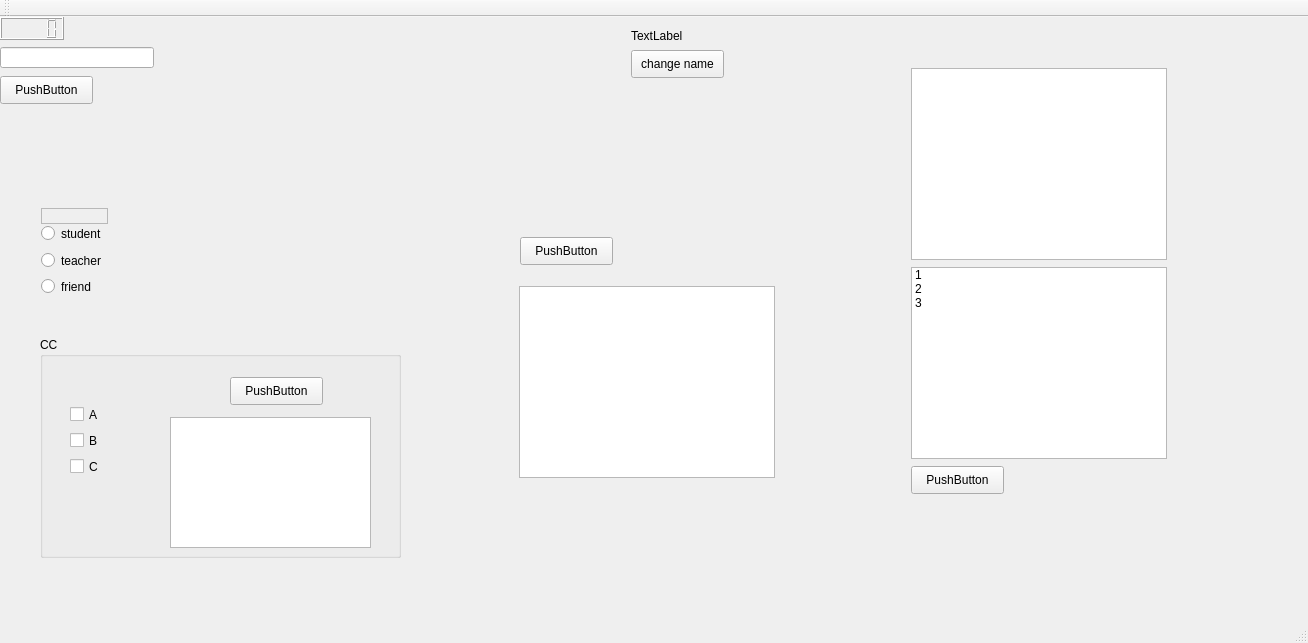
<?xml version="1.0" encoding="UTF-8"?>
<ui version="4.0">
 <class>MainWindow</class>
 <widget class="QMainWindow" name="MainWindow">
  <property name="geometry">
   <rect>
    <x>0</x>
    <y>0</y>
    <width>1308</width>
    <height>643</height>
   </rect>
  </property>
  <property name="windowTitle">
   <string>MainWindow</string>
  </property>
  <widget class="QWidget" name="centralWidget">
   <widget class="QPushButton" name="pushButton">
    <property name="geometry">
     <rect>
      <x>0</x>
      <y>59</y>
      <width>93</width>
      <height>28</height>
     </rect>
    </property>
    <property name="text">
     <string>PushButton</string>
    </property>
   </widget>
   <widget class="QLCDNumber" name="lcdNumber">
    <property name="geometry">
     <rect>
      <x>0</x>
      <y>0</y>
      <width>64</width>
      <height>23</height>
     </rect>
    </property>
   </widget>
   <widget class="QLineEdit" name="lineEdit">
    <property name="geometry">
     <rect>
      <x>0</x>
      <y>30</y>
      <width>154</width>
      <height>21</height>
     </rect>
    </property>
   </widget>
   <widget class="QPushButton" name="pushButton_2">
    <property name="geometry">
     <rect>
      <x>520</x>
      <y>220</y>
      <width>93</width>
      <height>28</height>
     </rect>
    </property>
    <property name="text">
     <string>PushButton</string>
    </property>
   </widget>
   <widget class="QTextBrowser" name="textBrowser">
    <property name="geometry">
     <rect>
      <x>519</x>
      <y>269</y>
      <width>256</width>
      <height>192</height>
     </rect>
    </property>
   </widget>
   <widget class="QLabel" name="label">
    <property name="geometry">
     <rect>
      <x>631</x>
      <y>11</y>
      <width>58</width>
      <height>16</height>
     </rect>
    </property>
    <property name="text">
     <string>TextLabel</string>
    </property>
   </widget>
   <widget class="QPushButton" name="pushbotton_changelabel">
    <property name="geometry">
     <rect>
      <x>631</x>
      <y>33</y>
      <width>93</width>
      <height>28</height>
     </rect>
    </property>
    <property name="text">
     <string>change name</string>
    </property>
   </widget>
   <widget class="QListWidget" name="listWidget">
    <property name="geometry">
     <rect>
      <x>911</x>
      <y>250</y>
      <width>256</width>
      <height>192</height>
     </rect>
    </property>
    <item>
     <property name="text">
      <string>1</string>
     </property>
    </item>
    <item>
     <property name="text">
      <string>2</string>
     </property>
    </item>
    <item>
     <property name="text">
      <string>3</string>
     </property>
    </item>
   </widget>
   <widget class="QPushButton" name="pushButton_3">
    <property name="geometry">
     <rect>
      <x>911</x>
      <y>449</y>
      <width>93</width>
      <height>28</height>
     </rect>
    </property>
    <property name="text">
     <string>PushButton</string>
    </property>
   </widget>
   <widget class="QTextBrowser" name="textBrowser_2">
    <property name="geometry">
     <rect>
      <x>911</x>
      <y>51</y>
      <width>256</width>
      <height>192</height>
     </rect>
    </property>
   </widget>
   <widget class="QFrame" name="frame">
    <property name="geometry">
     <rect>
      <x>41</x>
      <y>191</y>
      <width>67</width>
      <height>16</height>
     </rect>
    </property>
    <property name="frameShape">
     <enum>QFrame::StyledPanel</enum>
    </property>
    <property name="frameShadow">
     <enum>QFrame::Raised</enum>
    </property>
   </widget>
   <widget class="QRadioButton" name="radioButton">
    <property name="geometry">
     <rect>
      <x>41</x>
      <y>206</y>
      <width>67</width>
      <height>21</height>
     </rect>
    </property>
    <property name="text">
     <string>student</string>
    </property>
   </widget>
   <widget class="QRadioButton" name="radioButton_2">
    <property name="geometry">
     <rect>
      <x>41</x>
      <y>234</y>
      <width>67</width>
      <height>19</height>
     </rect>
    </property>
    <property name="text">
     <string>teacher</string>
    </property>
   </widget>
   <widget class="QRadioButton" name="radioButton_3">
    <property name="geometry">
     <rect>
      <x>41</x>
      <y>260</y>
      <width>61</width>
      <height>19</height>
     </rect>
    </property>
    <property name="text">
     <string>friend</string>
    </property>
   </widget>
   <widget class="QGroupBox" name="groupBox_2">
    <property name="geometry">
     <rect>
      <x>40</x>
      <y>320</y>
      <width>361</width>
      <height>221</height>
     </rect>
    </property>
    <property name="title">
     <string>CC</string>
    </property>
    <widget class="QTextBrowser" name="textBrowser_3">
     <property name="geometry">
      <rect>
       <x>130</x>
       <y>80</y>
       <width>201</width>
       <height>131</height>
      </rect>
     </property>
    </widget>
    <widget class="QPushButton" name="pushButton_4">
     <property name="geometry">
      <rect>
       <x>190</x>
       <y>40</y>
       <width>93</width>
       <height>28</height>
      </rect>
     </property>
     <property name="text">
      <string>PushButton</string>
     </property>
    </widget>
    <widget class="QCheckBox" name="checkBox_2">
     <property name="geometry">
      <rect>
       <x>30</x>
       <y>120</y>
       <width>85</width>
       <height>19</height>
      </rect>
     </property>
     <property name="text">
      <string>C</string>
     </property>
    </widget>
    <widget class="QCheckBox" name="checkBox">
     <property name="geometry">
      <rect>
       <x>30</x>
       <y>94</y>
       <width>85</width>
       <height>19</height>
      </rect>
     </property>
     <property name="text">
      <string>B</string>
     </property>
    </widget>
    <widget class="QCheckBox" name="checkBox_3">
     <property name="geometry">
      <rect>
       <x>30</x>
       <y>68</y>
       <width>85</width>
       <height>19</height>
      </rect>
     </property>
     <property name="text">
      <string>A</string>
     </property>
    </widget>
   </widget>
  </widget>
  <widget class="QMenuBar" name="menuBar">
   <property name="geometry">
    <rect>
     <x>0</x>
     <y>0</y>
     <width>1308</width>
     <height>25</height>
    </rect>
   </property>
  </widget>
  <widget class="QToolBar" name="mainToolBar">
   <attribute name="toolBarArea">
    <enum>TopToolBarArea</enum>
   </attribute>
   <attribute name="toolBarBreak">
    <bool>false</bool>
   </attribute>
  </widget>
  <widget class="QStatusBar" name="statusBar"/>
 </widget>
 <layoutdefault spacing="6" margin="11"/>
 <resources/>
 <connections/>
</ui>
